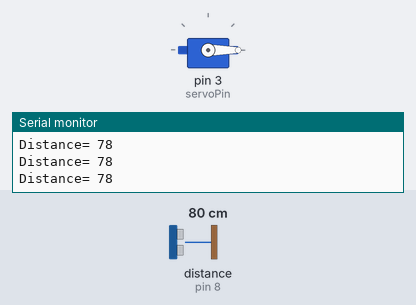
Simulated run of this sketch. Board: Arduino Uno, built with avr-gcc and run on an emulated ATmega328P. Parts: servo, the last lines printed to the serial monitor. Wiring (inferred from the names in the program): ultrasonic range finder: trigger pin 7; echo pin 8. Inputs (shaded band) come from the test bench; at power-on: distance to the obstacle (sensor on pin 8) 80 cm. The echo pulse lasts 58.3 µs per cm.

Above: at 1.2 s.
1.3 s: distance to the obstacle (sensor on pin 8) set to 12 cm
2.8 s: distance to the obstacle (sensor on pin 8) set to 9 cm
At 4.0 s:
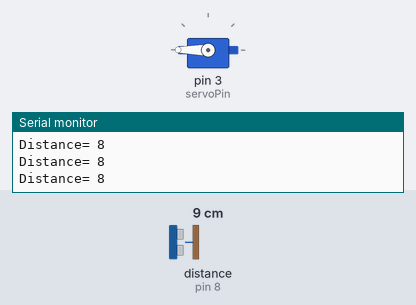
4.3 s: distance to the obstacle (sensor on pin 8) set to 7 cm
7.3 s: distance to the obstacle (sensor on pin 8) set to 4 cm
At 8.3 s:
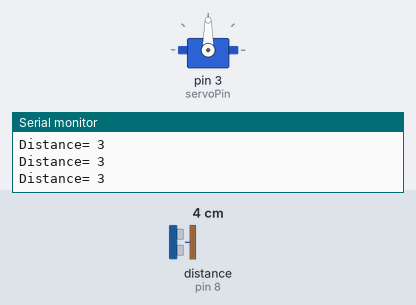
8.8 s: distance to the obstacle (sensor on pin 8) set to 18 cm
At 10.0 s:
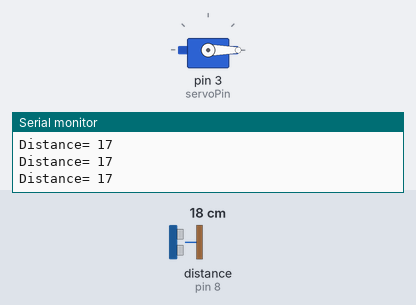
Timing chart, 0 to 11.3 s (numbered marks = the images above; inputs shaded):
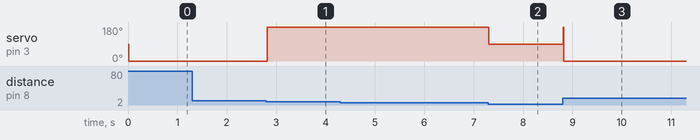

Measured:
- the behaviour switches between 11 and 10 cm on distance to the obstacle (sensor on pin 8) (found by bisection; images 0 and 1)
- the behaviour switches between 6 and 5 cm on distance to the obstacle (sensor on pin 8) (found by bisection; images 1 and 2)
- after the input at 2.8 s, servo on pin 3 (servoPin): 0° → 180° at once
- after the input at 7.3 s, servo on pin 3 (servoPin): 180° → 90° at once
- after the input at 8.8 s, servo on pin 3 (servoPin): 90° → 0° at once

The sketch:

ULTRA_SONIC_SENSOR.ino
```cpp
#include <Servo.h>
Servo Servo;
const int trigPin = 7;
const int echoPin = 8;
const int servoPin = 3;
int dist;
int moveServo;
int stopServo;
void setup()
{
	pinMode(trigPin, OUTPUT);
	pinMode(echoPin, INPUT);
	Serial.begin(9600);

Servo.attach(servoPin);

}

void loop()
{
	dist = cmdistance();
	Serial.print("Distance= ");
	Serial.println(dist);
	if (cmdistance() < 5)
		Servo.write(90);
	else
		if (dist < 10)
			Servo.write(180);
	else
		Servo.write(0);
}

int cmdistance()
{
	long duration;
	int distance;
	digitalWrite(trigPin, LOW);
	delayMicroseconds(2);
	digitalWrite(trigPin, HIGH);
	delayMicroseconds(10);
	digitalWrite(trigPin, LOW);
	duration = pulseIn(echoPin, HIGH);
	distance = duration * 0.034/2;
	return distance;
}
```
